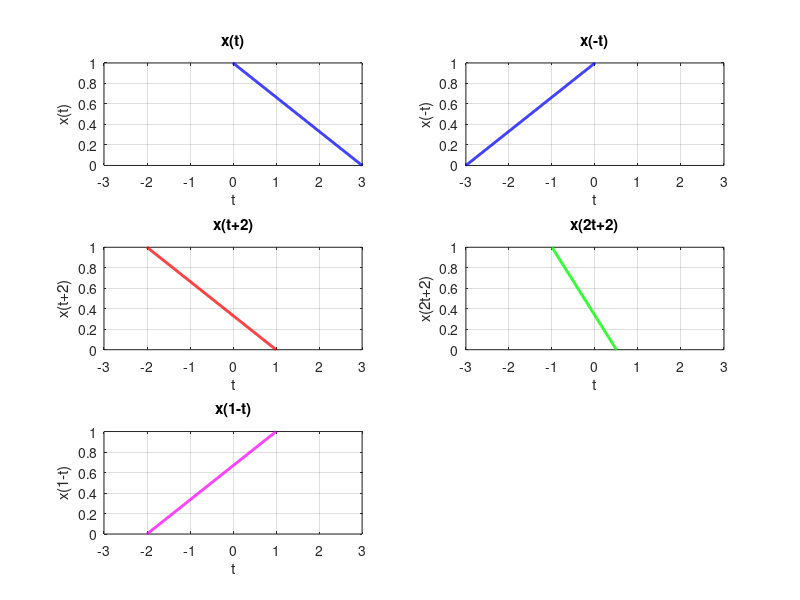

MATLAB code for this plot: (Note: this script raises an error after producing the figure.)
% The original function x(t)
t = 0:0.01:3;              
x = 1 - (1/3)*t;            % Original function x(t) = 1 - t/3 for 0 <= t <= 3

% x(-t)
t1 = -3:0.01:0;            
x1 = 1 - (1/3)*(-t1);       

% x(t+2)
t2 = -2:0.01:1;             
x2 = 1 - (1/3)*(t2+2);      

% x(2t+2)
t3 = -1:0.01:0.5;          
x3 = 1 - (1/3)*(2*t3+2);    

% x(1-t)
t4 = -2:0.01:1;             
x4 = 1 - (1/3)*(1-t4);      

figure;

% Plot x(t)
subplot(3,2,1);
plot(t, x, 'b', 'LineWidth', 2);
title('x(t)');
xlabel('t');
ylabel('x(t)');
grid on;
xlim([-3 3])

% Plot x(-t)
subplot(3,2,2);
plot(t1, x1, 'b', 'LineWidth', 2);
title('x(-t)');
xlabel('t');
ylabel('x(-t)');
grid on;
xlim([-3 3])

% Plot x(t+2)
subplot(3,2,3);
plot(t2, x2, 'r', 'LineWidth', 2);
title('x(t+2)');
xlabel('t');
ylabel('x(t+2)');
grid on;
xlim([-3 3])

% Plot x(2t+2)
subplot(3,2,4);
plot(t3, x3, 'g', 'LineWidth', 2);
title('x(2t+2)');
xlabel('t');
ylabel('x(2t+2)');
grid on;
xlim([-3 3])

% Plot x(1-t)
subplot(3,2,5);
plot(t4, x4, 'm', 'LineWidth', 2);
title('x(1-t)');
xlabel('t');
ylabel('x(1-t)');
grid on;
xlim([-3 3])

sgtitle('Transformations of x(t)');
